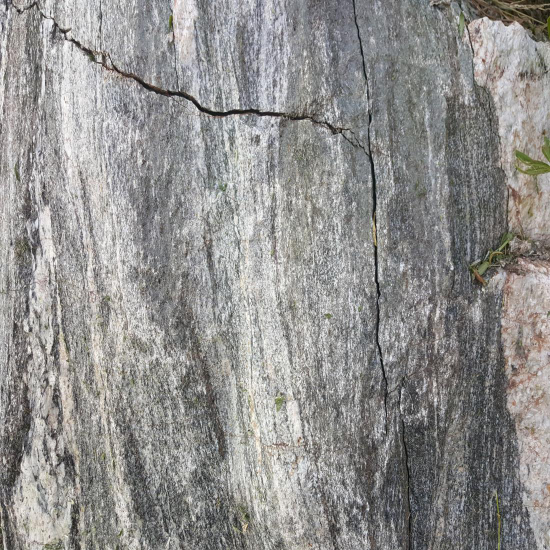
#> input picture testphotos/1.png, 1100 x 1100 px (shown at 1/2 size); its folder holds only this picture in this run
$ jupyter execute 'Crack identification22.ipynb'
#> lines starting #> are read from the running program, lines starting #| are printed output that depends on the picture; after the words box and inside, x2 and y2 are one past the last pixel; in counts of white or black regions, pixels touching at a corner belong together
[cell 1]
import cv2
import os
import numpy as np
import matplotlib.pyplot as plt
from scipy.optimize import curve_fit
from scipy.optimize import minimize,basinhopping
from pathlib import Path

[cell 2]
'''d0默认值为10：
这是一个参数，用于定义高通滤波器的截止频率。d0 控制了滤波器对低频成分的衰减程度，即距离原点（0频率）多远的频率成分开始被衰减。

rl默认值为0.5：
这是滤波器在低频区域的增益。rl 控制了滤波器对低频成分的保留程度。

rh默认值为2.0：
这是滤波器在高频区域的增益。rh 控制了滤波器对高频成分的增强程度。

c默认值为4：
这是一个参数，用于控制滤波器的陡峭程度。c 的值越大，滤波器的过渡带就越窄，即从低频到高频的过渡就越快。

h默认值为2.0：
这是输出图像的最大值。在同态滤波过程中，可能会产生超出常规图像值范围（0-255）的结果，h 用于将结果缩放到这个最大值。

l默认值为0.5：
这是输出图像的最小值。与 h 类似，l 用于确保输出图像的值不会低于这个最小值。'''
def homomorphic_filter(src, d0=10, rl=1, rh=2, c=4, h=2.0, l=0.5):
    gray = src.copy()
    gray = np.log(1e-5 + gray)  # 取对数
    rows, cols = gray.shape
    gray_fft = np.fft.fft2(gray)  # FFT傅里叶变换
    gray_fftshift = np.fft.fftshift(gray_fft)  # FFT中心化
    M, N = np.meshgrid(np.arange(-cols // 2, cols // 2), np.arange(-rows // 2, rows // 2))
    D = np.sqrt(M ** 2 + N ** 2)  # 计算距离
    Z = (rh - rl) * (1 - np.exp(-c * (D ** 2 / d0 ** 2))) + rl  # H(u,v)传输函数
    dst_fftshift = Z * gray_fftshift
    dst_fftshift = (h - l) * dst_fftshift + l
    dst_ifftshift = np.fft.ifftshift(dst_fftshift)
    dst_ifft = np.fft.ifft2(dst_ifftshift)  # IFFT逆傅里叶变换
    dst = np.real(dst_ifft)  # IFFT取实部
    dst = np.exp(dst) - 1  # 还原
    dst = np.uint8(np.clip(dst, 0, 255))
    return dst

[cell 3]
def calgraylevel(image_gray,imgname):
    # 计算直方图
    histogram = cv2.calcHist([image_gray], [0], None, [256], [0, 256])
    histogram = histogram.ravel()  # 将直方图展平为一维数组,频率
    # 找到峰值对应的灰度级
    imax = np.argmax(histogram)  # imax是直方图最大值的索引，即峰值灰度级
    imin = np.argmin(histogram)
    f_max = histogram[imax]  # f_max是imax对应的频率值，即峰值频率

    xdata = np.arange(imax)#灰度
    ydata = histogram[:imax]#频率
    #ydata = ydata.ravel() / image_gray.size
    plt.plot(ydata)
    plt.savefig(f'saveimg/{imgname}_gray.png')
    plt.close()
    # 定义分段函数
    def piecewise(x,x0,x1,y0,y1,k0,k1):
        return np.piecewise(x , [x <= x0, np.logical_and(x0<x, x<x1),x>x1] ,
                            [lambda x:k0*(x-x0) + y0,#根据点斜式构建函数
                            lambda x:(x-x0)*(y1-y0)/(x1-x0)+y0,#根据两点式构建函数
                            lambda x:k1*(x-x1) + y1])

    #根据分段函数进行拟合，通过迭代寻找最优的p，即为p_best
    #注：p（p_best）中包含的是拟合之后求得的所有未知参数
    perr_min = np.inf
    for n in range(100):
        k = np.random.rand(6)*20
        #k=np.array([10,20,10,10,10,0])
        p , e = curve_fit(piecewise, xdata, ydata,p0=k)
        perr = np.sum(np.abs(ydata-piecewise(xdata, *p)))
        if(perr < perr_min):
            perr_min = perr
            p_best = p

    #print(f"p_best{p_best}")
    #根据p_best调用curve_fit函数绘制拟合图像
    xd = np.linspace(0, imax, 100)
    if_=p_best[0]
    it_=p_best[1]
    #print(if_,it_)
    plt.figure()

    plt.plot(xd, piecewise(xd, *p_best))
    xx=(p_best[0],p_best[1])
    yy=(p_best[2],p_best[3])

    plt.scatter(xx,yy,s=30,c='black')
    plt.savefig(f'saveimg/{imgname}_gray2.png')
    plt.close()


    # 广义伽马校正公式拟合
    def gamma_func(x, alpha, delta, gamma):
        return 255 * (x / 255) ** (alpha / (x + delta) + gamma)

    # 使用已知点拟合参数
    #popt, _ = curve_fit(gamma_func, np.array([0, imin, if_, it_, 255]), np.array([0, 0, if_, imax, 255]))
    #alpha, delta, gamma = popt

    # 初始参数猜测
    initial_guess = [120.0, 1.0, 1.0]

    # 迭代拟合
    def iterative_fit(xdata, ydata, initial_guess, max_iter=10, tol=1e-6):
        popt, pcov = curve_fit(gamma_func, xdata, ydata, p0=initial_guess)
        for _ in range(max_iter - 1):
            new_popt, new_pcov = curve_fit(gamma_func, xdata, ydata, p0=popt,method='dogbox')
            if np.allclose(new_popt, popt, atol=tol):
                break
            popt = new_popt
        return popt, pcov

    # 执行迭代拟合
    popt, pcov = iterative_fit(np.array([0, imin, if_, it_, 255]), np.array([0, 0, if_, imax, 255]), initial_guess)
    alpha, delta, gamma = popt

    #print("Optimized parameters:", popt)

    # 应用广义伽马校正
    corrected_image = np.clip(gamma_func(image_gray, alpha, delta, gamma), 0, 255).astype(np.uint8)


    # 假设你已经有了以下变量
    # image_gray: 灰度图像
    # imin, if_, it_, imax: 已知的灰度级点
    # alpha, delta, gamma: 拟合得到的参数

    # 广义伽马校正公式
    #if if_==0:
    #    if_=5
    # 已知点
    x_data = np.array([0, imin, if_, it_, 255])
    y_data = np.array([0, 0, if_, imax, 255])

    # 绘制原始数据点
    plt.figure(figsize=(10, 5))
    plt.scatter(x_data, y_data, color='red', label='Original Data Points')

    # 绘制拟合曲线
    x_fit = np.linspace(0, 255, 256)
    y_fit = gamma_func(x_fit, alpha, delta, gamma)
    plt.plot(x_fit, y_fit, label='Fitted Gamma Curve')

    x1, y1 = 0, 0
    x2, y2 = 255, 255

    # 使用plot函数绘制两点之间的连线
    plt.plot([x1, x2], [y1, y2],color='black')  # marker='o'表示在每个点上放置一个圆圈标记

    # 设置图表标题和标签
    plt.title('Gamma Correction Fitting')
    plt.xlabel('Input Intensity Values')
    plt.ylabel('Output Intensity Values')
    plt.savefig(f'saveimg/{imgname}_gammacorrection.png')
    plt.close()

    return corrected_image

[cell 4]
from scipy import ndimage
import SimpleITK as sitk

class vesselness2d:
    def __init__(self, image, sigma, spacing, tau):
        super(vesselness2d, self).__init__()
        # image 为numpy类型，表示n * m 的二维矩阵。
        self.image = image
        # sigma 为list 类型，表示高斯核的尺度。
        self.sigma = sigma
        # spacing 为list类型，表示.nii文件下某一切面下的体素的二维尺寸。如果输入图像本身为二维图像，则为[1,1],如果为三维图像，则为对应的space。
        self.spacing = spacing
        # tau 为float类型，表示比例系数。
        self.tau = tau
        # 图像尺寸
        self.size = image.shape

	# 使用特定的特定sigma尺寸下的高斯核对图像滤波
	# 这里作者并没有使用n*n的卷积核，而是分别使用n*1，1*n的卷积对图像进行x和y方向上的卷积，
	# 并且使用的是最原始的计算高斯函数得到卷积核，而不是直接用现成的高斯卷积核，
	# 通过证明可以发现在两方面的结果是等价的。
    def gaussian1(self, image, sigma):

        return cv2.GaussianBlur(image,(0,0),sigma)

    def gaussian(self, image, sigma):
        siz = sigma * 6 # 核的尺寸

        # x轴方向上的滤波
        temp = round(siz / self.spacing[0] / 2)
        x = [i for i in range(-temp, temp + 1)]
        x = np.array(x)
        H = np.exp(-(x ** 2 / (2 * ((sigma / self.spacing[0]) ** 2))))
        H = H / np.sum(H)
        Hx = H.reshape(len(H), 1)
        I = ndimage.convolve(image, Hx, mode='nearest')

        # y轴方向上的滤波
        temp = round(siz / self.spacing[1] / 2)
        x = [i for i in range(-temp, temp + 1)]
        x = np.array(x)
        H = np.exp(-(x ** 2 / (2 * ((sigma / self.spacing[1]) ** 2))))
        H = H / np.sum(H[:])
        Hy = H.reshape(1, len(H))
        I = ndimage.convolve(I, Hy, mode='nearest')
        return I

	# 求图像的梯度
    def gradient2(self, F, option):
        k = self.size[0]
        l = self.size[1]
        D = np.zeros(F.shape)
        if option == "x":
            D[0, :] = F[1, :] - F[0, :]
            D[k - 1, :] = F[k - 1, :] - F[k - 2, :]
            # take center differences on interior points
            D[1:k - 2, :] = (F[2:k - 1, :] - F[0:k - 3, :]) / 2
        else:
            D[:, 0] = F[:, 1] - F[:, 0]
            D[:, l - 1] = F[:, l - 1] - F[:, l - 2]
            D[:, 1:l - 2] = (F[:, 2:l - 1] - F[:, 0:l - 3]) / 2
        return D

	# 求海森矩阵中所需要的二阶偏导数
    def Hessian2d(self, image, sigma):
        image = self.gaussian(image, sigma)
        # image = ndimage.gaussian_filter(image, sigma, mode = 'nearest')
        Dy = self.gradient2(image, "y")
        Dyy = self.gradient2(Dy, "y")

        Dx = self.gradient2(image, "x")
        Dxx = self.gradient2(Dx, "x")
        Dxy = self.gradient2(Dx, 'y')
        return Dxx, Dyy, Dxy

	# 求解海森矩阵的两个特征值
	# 这里作者使用求根公式，将二阶海森矩阵展开，a=1,b=-(Ixx+Iyy),c=(Ixx*Iyy-Ixy*Ixy)
	# 首先计算 sqrt(b^2 - 4ac),通过化简得到tmp
	# 最后得到两个特征值mu1，mu2，根据大小关系，大的为mu2，小的为mu1
    def eigvalOfhessian2d(self, Dxx, Dyy, Dxy):
        tmp = np.sqrt((Dxx - Dyy) ** 2 + 4 * (Dxy ** 2))
        # compute eigenvectors of J, v1 and v2
        mu1 = 0.5 * (Dxx + Dyy + tmp)
        mu2 = 0.5 * (Dxx + Dyy - tmp)
        # Sort eigen values by absolute value abs(Lambda1) < abs(Lambda2)
        indices = (np.absolute(mu1) > np.absolute(mu2))
        Lambda1 = mu1
        Lambda1[indices] = mu2[indices]

        Lambda2 = mu2
        Lambda2[indices] = mu1[indices]
        return Lambda1, Lambda2

    def imageEigenvalues(self, I, sigma):
        hxx, hyy, hxy = self.Hessian2d(I, sigma)
        c = sigma ** 2
        hxx = -c * hxx
        hyy = -c * hyy
        hxy = -c * hxy

        # 为了降低运算量，去掉噪声项的计算
        B1 = -(hxx + hyy)
        B2 = hxx * hyy - hxy ** 2
        T = np.ones(B1.shape)
        T[(B1 < 0)] = 0
        T[(B1 == 0) & (B2 == 0)] = 0
        T = T.flatten()
        indeces = np.where(T == 1)[0]

        hxx = hxx.flatten()
        hyy = hyy.flatten()
        hxy = hxy.flatten()

        hxx = hxx[indeces]
        hyy = hyy[indeces]
        hxy = hxy[indeces]


        lambda1i, lambda2i = self.eigvalOfhessian2d(hxx, hyy, hxy)
        lambda1 = np.zeros(self.size[0] * self.size[1], )
        lambda2 = np.zeros(self.size[0] * self.size[1], )

        lambda1[indeces] = lambda1i
        lambda2[indeces] = lambda2i

        # 去掉噪声
        lambda1[(np.isinf(lambda1))] = 0
        lambda2[(np.isinf(lambda2))] = 0

        lambda1[(np.absolute(lambda1) < 1e-4)] = 0
        lambda1 = lambda1.reshape(self.size)

        lambda2[(np.absolute(lambda2) < 1e-4)] = 0
        lambda2 = lambda2.reshape(self.size)
        return lambda1, lambda2

	# 血管强化
    def vesselness2d(self):
        for j in range(len(self.sigma)):
            lambda1, lambda2 = self.imageEigenvalues(self.image, self.sigma[j])
            lambda3 = lambda2.copy()
            new_tau = self.tau * np.min(lambda3)
            lambda3[(lambda3 < 0) & (lambda3 >= new_tau)] = new_tau
            different = lambda3 - lambda2
            response = ((np.absolute(lambda2) ** 2) * np.absolute(different)) * 27 / (
                        (2 * np.absolute(lambda2) + np.absolute(different)) ** 3)
            response[(lambda2 < lambda3 / 2)] = 1
            response[(lambda2 >= 0)] = 0

            response[np.where(np.isinf(response))[0]] = 0
            if j == 0:
                vesselness = response
            else:
                vesselness = np.maximum(vesselness, response)
        vesselness[(vesselness < 1e-2)] = 0
        return vesselness

[cell 5]
def areathreshold_denoising(image):
    # 应用二值化处理
    _, binary = cv2.threshold(image, 127, 255, cv2.THRESH_BINARY)

    # 检测轮廓
    contours, _ = cv2.findContours(binary, cv2.RETR_EXTERNAL, cv2.CHAIN_APPROX_SIMPLE)

    # 计算自适应面积阈值（例如取轮廓面积的平均值）
    areas = [cv2.contourArea(cnt) for cnt in contours]
    mean_area = np.mean(areas)

    # 设定阈值比例（可以根据需求调整）
    area_threshold = 0.5 * mean_area

    # 创建一个空白图像用于绘制符合面积阈值的轮廓

    output = np.zeros(image.shape[:2], dtype='uint8')  # 仅取宽高两维

    # 筛选并绘制符合条件的轮廓
    for cnt in contours:
        area = cv2.contourArea(cnt)
        if area >= area_threshold:  # 保留面积大于阈值的轮廓
            cv2.drawContours(output, [cnt], -1, (255), thickness=cv2.FILLED)

    areathreshold_img = output

    return areathreshold_img

[cell 6]
def closing(image):
    # 创建一个5x5的矩形结构元素
    rect_kernel = cv2.getStructuringElement(cv2.MORPH_RECT, (5, 5))

    # 创建一个5x5的椭圆形结构元素
    ellipse_kernel = cv2.getStructuringElement(cv2.MORPH_ELLIPSE, (15, 15))

    # 创建一个5x5的十字形结构元素
    cross_kernel = cv2.getStructuringElement(cv2.MORPH_CROSS, (15, 15))


    kernel = np.ones((5, 5), np.uint8)

    # 进行闭运算
    closing_img = cv2.morphologyEx(image, cv2.MORPH_CLOSE, ellipse_kernel)

    return closing_img

def dilated(image):
    # 二值化处理，根据需要调整阈值
    _, binary_image = cv2.threshold(image, 127, 255, cv2.THRESH_BINARY)

    # 定义结构元素，这里使用一个3x3的矩形结构元素
    # 创建一个5x5的矩形结构元素
    rect_kernel = cv2.getStructuringElement(cv2.MORPH_RECT, (5, 5))

    # 创建一个5x5的椭圆形结构元素
    ellipse_kernel = cv2.getStructuringElement(cv2.MORPH_ELLIPSE, (7, 7))

    # 创建一个5x5的十字形结构元素
    cross_kernel = cv2.getStructuringElement(cv2.MORPH_CROSS, (7, 7))


    # 执行膨胀操作
    dilated_image = cv2.dilate(binary_image, ellipse_kernel, iterations=5)

    return dilated_image

[cell 7]
# [54 lines left out: function zhang_suen_thinning1, not called in this run]

[cell 8]
def check_directory(directory):
    if not os.path.exists(directory):
        os.makedirs(directory)
        print(f"文件夹 '{directory}' 不存在，已成功创建。")
    else:
        print(f"文件夹 '{directory}' 已存在。")


# 指定要检查的目录路径
directory_paths = ['saveimg']
for path in directory_paths:
    # 调用函数检查并创建目录
    check_directory(path)

[cell 9]
# 指定文件夹路径
folder_path = 'testphotos'
# 获取文件夹下的所有文件和子文件夹
files_and_folders = os.listdir(folder_path)
# 过滤出文件
photoname = [file for file in files_and_folders if os.path.isfile(os.path.join(folder_path, file))]
photopath = [os.path.join(folder_path, file) for file in files_and_folders if os.path.isfile(os.path.join(folder_path, file))]
print(photopath)
print(photoname)

[cell 10]
for imgpath in photopath:
    imgname = os.path.basename(imgpath)
    # read image files
    image_color = cv2.imread(imgpath)
#> image_color is the input picture: shape (1100, 1100, 3); mean B, G, R 141.9, 143.5, 144.7
    image_gray = cv2.cvtColor(image_color, cv2.COLOR_RGB2GRAY)

    graylevelimg = calgraylevel(image_gray,imgname)
#> in calgraylevel, `histogram = cv2.calcHist([image_gray], [0], None, [256], [0, 256])`: histogram = 256 values, max 9732 at index 135, min 8 at index 0, mean 4726.6
#> in calgraylevel, `imax = np.argmax(histogram)`: imax = 135
#> in calgraylevel, `imin = np.argmin(histogram)`: imin = 0
#> in calgraylevel, `f_max = histogram[imax]`: f_max = 9732
#> in calgraylevel, `ydata = histogram[:imax]#频率`: ydata = 135 values, max 9703 at index 131, min 8 at index 0, mean 3913.7
#> in calgraylevel, `plt.savefig(f'saveimg/{imgname}_gray.png')`:
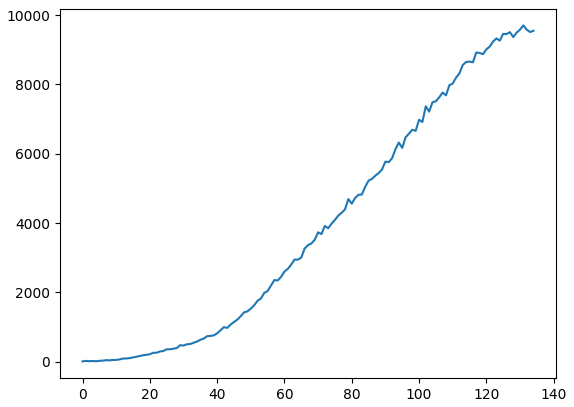
#> figure drawn by matplotlib, 1 panel; curve peaks at x = 131, y = 9703
#> the loop in calgraylevel, `for n in range(100):` made 100 passes
#> (perr, perr_min, p_best) on passes 1, 3, 4: (14018, 14018, [20.87, 43.98, 191.4, 959.7, 10.2, 104.1]), (14013, 14013, [31.01, 46.07, 428.1, 1166.2, 16.05, 104.3]), (10954, 10954, [43.78, 122.6, 826.9, 9335.7, 22.22, 24.79])
#> after the loop in calgraylevel, `for n in range(100):`: perr_min = 10954
#> in calgraylevel, `if_=p_best[0]`: if_ = 43.78
#> in calgraylevel, `it_=p_best[1]`: it_ = 122.6
#> in calgraylevel, `xx=(p_best[0],p_best[1])`: xx = (43.78, 122.6)
#> in calgraylevel, `yy=(p_best[2],p_best[3])`: yy = (826.9, 9335.7)
#> in calgraylevel, `plt.savefig(f'saveimg/{imgname}_gray2.png')`:
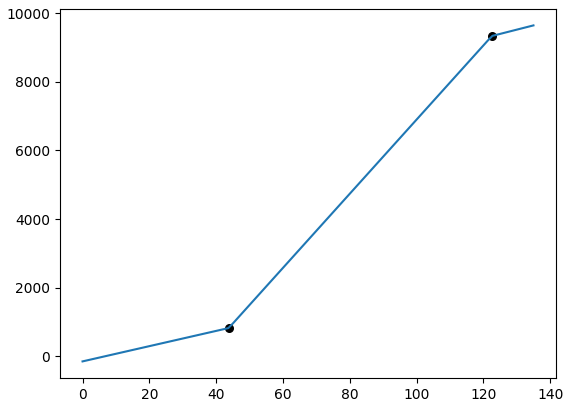
#> figure drawn by matplotlib, 1 panel; curve peaks at x = 135, y = 9644
#> in iterative_fit, `popt, pcov = curve_fit(gamma_func, xdata, ydata, p0=initial_guess)`: popt = [165.3, 233.5, 0.404]; pcov = [[327680, 309075.7, -517.4], [309075.7, 291527.7, -488.1], [-517.4, -488.1, 0.817]]
#> the loop in iterative_fit, `for _ in range(max_iter - 1):` made 1 pass
#> in calgraylevel, `popt, pcov = iterative_fit(np.array([0, imin, if_, it_, 255]), np.arra..`: popt = [165.3, 233.5, 0.404]
#> in calgraylevel, `alpha, delta, gamma = popt`: alpha = 165.3; delta = 233.5; gamma = 0.404
#> in calgraylevel, `corrected_image = np.clip(gamma_func(image_gray, alpha, delta, gamma),..`:
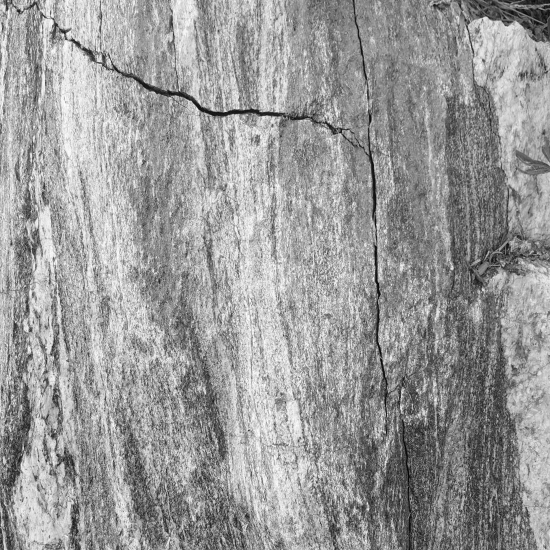
#> corrected_image: shape (1100, 1100) (shown at 1/2 size); min 0, max 255, mean 153.4
#> in calgraylevel, `x_data = np.array([0, imin, if_, it_, 255])`: x_data = [0, 0, 43.78, 122.6, 255]
#> in calgraylevel, `y_data = np.array([0, 0, if_, imax, 255])`: y_data = [0, 0, 43.78, 135, 255]
#> in calgraylevel, `y_fit = gamma_func(x_fit, alpha, delta, gamma)`: y_fit = 256 values from 0 to 255
#> in calgraylevel, `plt.savefig(f'saveimg/{imgname}_gammacorrection.png')`:
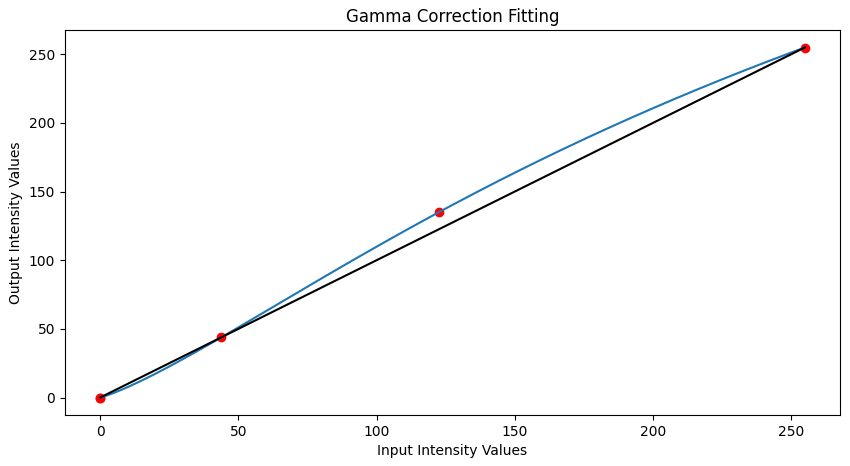
#> figure drawn by matplotlib, 1 panel; curve peaks at x = 255, y = 255

    image_homomorphic_filter = homomorphic_filter(graylevelimg)
#> in homomorphic_filter, `gray = np.log(1e-5 + gray)`:
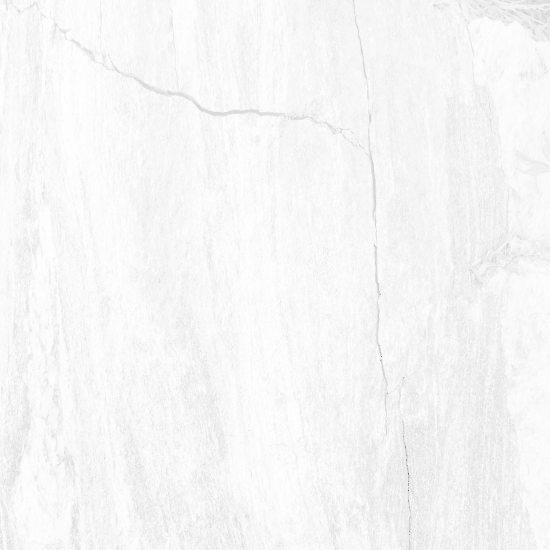
#> gray: shape (1100, 1100) float64 (shown at 1/2 size); min -11.51, max 5.54, mean 4.97; drawn with min black and max white
#> in homomorphic_filter, `dst = np.exp(dst) - 1`:
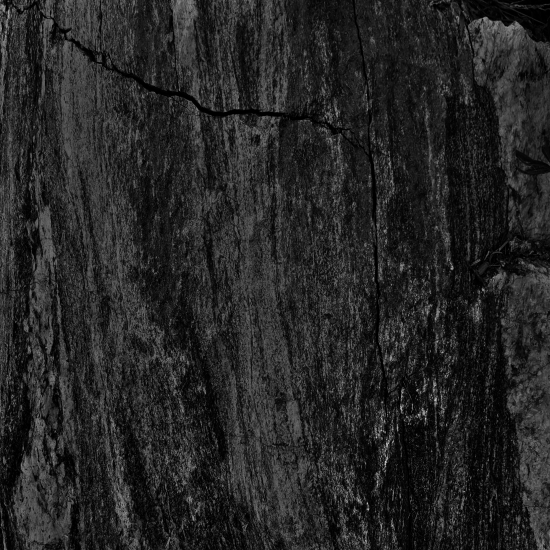
#> dst: shape (1100, 1100) float64 (shown at 1/2 size); min -1, max 16702.4, mean 2487.4; drawn with min black and max white
#> in homomorphic_filter, `dst = np.uint8(np.clip(dst, 0, 255))`:
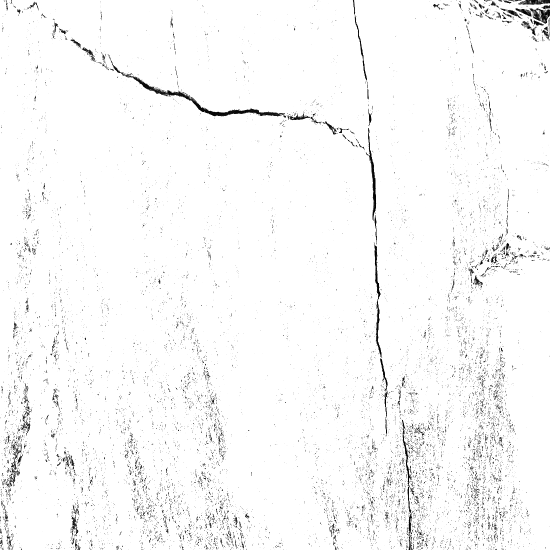
#> dst: shape (1100, 1100) (shown at 1/2 size); min 0, max 255, mean 248.5
    plt.imshow(image_homomorphic_filter, cmap='gray')
    plt.title('homomorphic_filter')
    plt.savefig(f'saveimg/{imgname}_homomorphic_filter.png', bbox_inches='tight')
    plt.close()


    #convert forgeground to background and vice-versa
    image = np.array(image_homomorphic_filter)

    thr = np.percentile(image[(image > 0)], 1)*0.9
#> thr = 45.9
    image[(image <= thr)] = thr
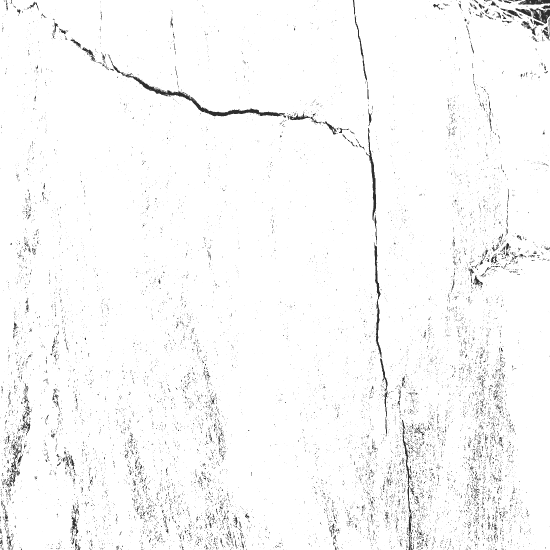
#> image: shape (1100, 1100) (shown at 1/2 size); 0.98% of pixels changed, all inside (x1, y1, x2, y2) = (0, 0, 1100, 1100)
    image = image - np.min(image)
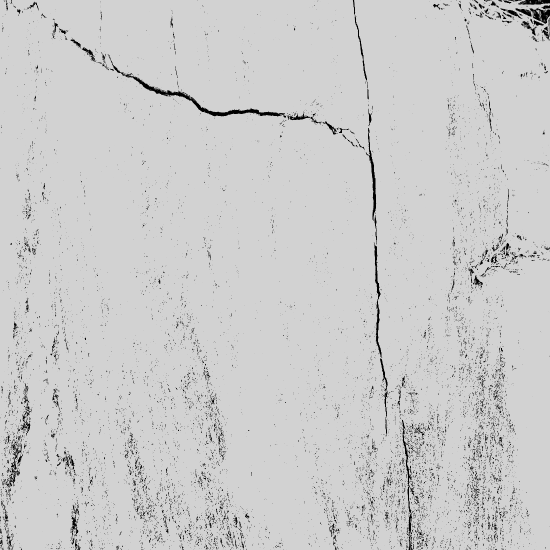
#> image: shape (1100, 1100) (shown at 1/2 size); min 0, max 210, mean 203.7
    image = image / np.max(image)
    #sigma=[0.5,1, 1.5, 2, 2.5]
    sigma=[3]
    spacing = [1, 1]
    tau = 3

    output = vesselness2d(image, sigma, spacing, tau)
#> (the rest of the program and of its run is left out)
